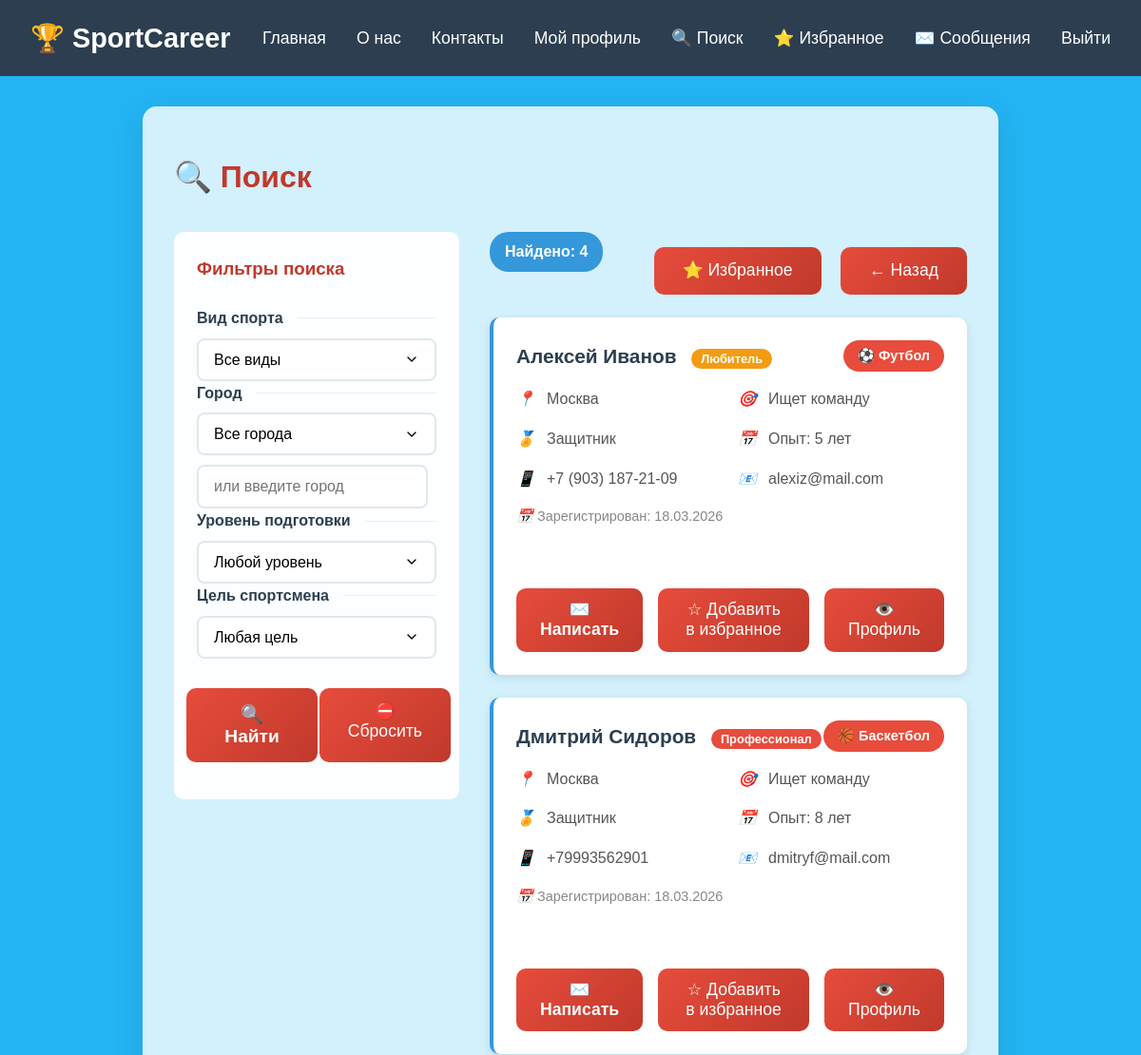
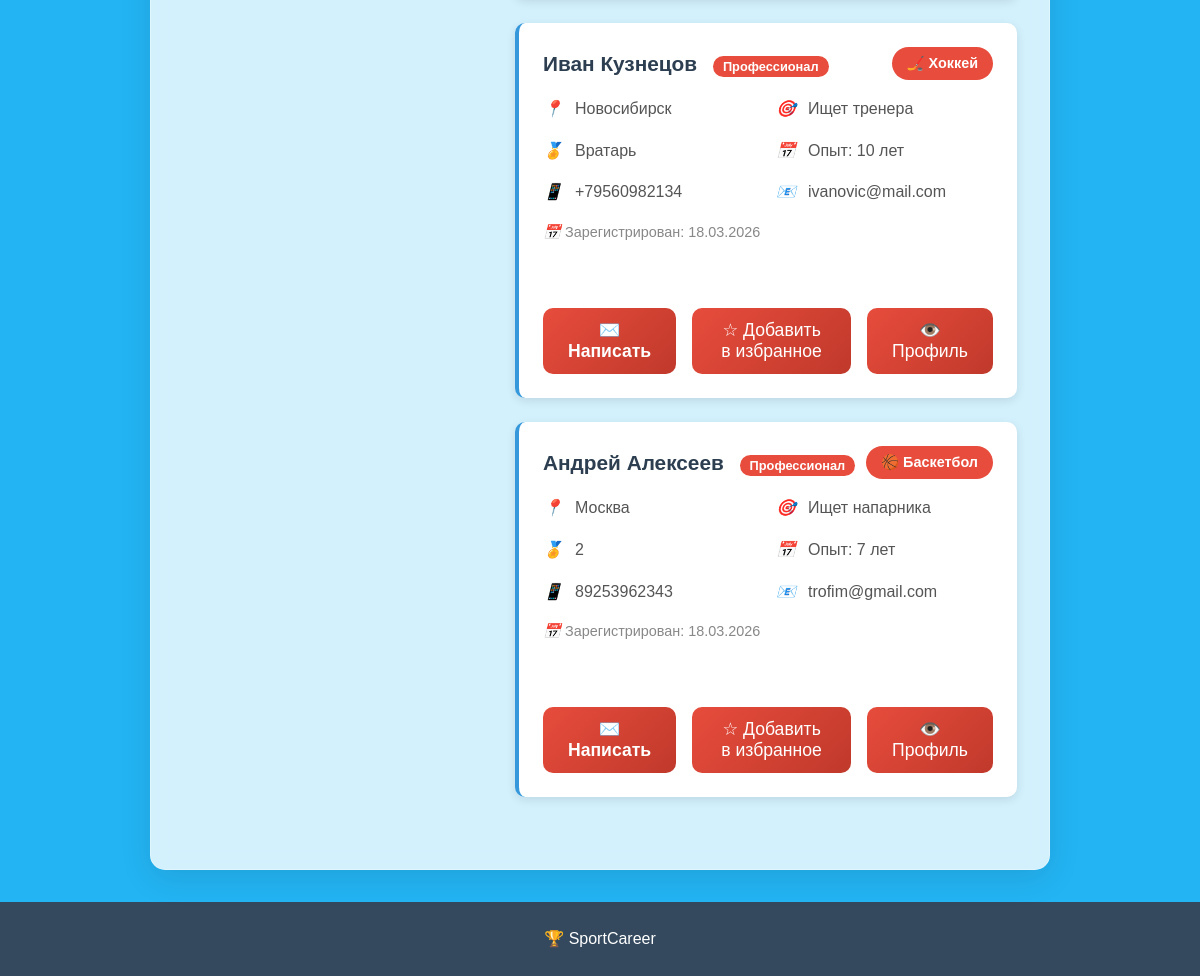
Page /search (signed in) on the committed database (2 pictures, top to bottom).
### app.py (models this page shows, shortened)
class User(db.Model):
    id = db.Column(db.Integer, primary_key=True)
    name = db.Column(db.String(100), nullable=False)
    surname = db.Column(db.String(100), nullable=False)
    email = db.Column(db.String(120), unique=True, nullable=False)
    phone = db.Column(db.String(20))
    password_hash = db.Column(db.String(200), nullable=False)
    sport = db.Column(db.String(50))
    position = db.Column(db.String(100))
    experience = db.Column(db.Integer, default=0)
    level = db.Column(db.String(50))
    city = db.Column(db.String(100))
    goals = db.Column(db.String(100))
    about = db.Column(db.Text, default='')
    created_at = db.Column(db.DateTime, default=datetime.utcnow)
    profile_type = db.Column(db.String(20), default='seeker')
    sent_messages = db.relationship('Message', foreign_keys='Message.sender_id', backref='sender', lazy='dynamic')
    received_messages = db.relationship('Message', foreign_keys='Message.receiver_id', backref='receiver', lazy='dynamic')

### app.py (the view)
@app.route('/search', methods=['GET', 'POST'])
def search_users():
    if 'user_id' not in session:
        flash('❌ Для поиска необходимо войти в систему', 'error')
        return redirect(url_for('login'))
    current_user = User.query.get(session['user_id'])
    if not current_user:
        flash('❌ Пользователь не найден', 'error')
        return redirect(url_for('login'))
    if current_user.profile_type == 'volunteer':
        search_profile_type = 'seeker'
        search_title = "Поиск"
    else:
        search_profile_type = 'volunteer'
        search_title = "Поиск"
    sport = request.args.get('sport', '')
    city = request.args.get('city', '')
    level = request.args.get('level', '')
    goals = request.args.get('goals', '')
    city_custom = request.args.get('city_custom', '')
    if city_custom and not city:
        city = city_custom
    query = User.query.filter(
        User.id != session['user_id'],
        User.profile_type == search_profile_type
    )
    if sport:
        query = query.filter(User.sport == sport)
    if city:
        query = query.filter(User.city.ilike(f'%{city}%'))
    if level:
        query = query.filter(User.level == level)
    if goals:
        query = query.filter(User.goals == goals)
    users = query.all()
    cities = db.session.query(User.city).filter(User.profile_type == search_profile_type).distinct().all()
    sports = db.session.query(User.sport).filter(User.profile_type == search_profile_type).distinct().all()
    favorite_ids = []
    if 'user_id' in session:
        favorites = Favorite.query.filter_by(user_id=session['user_id']).all()
        favorite_ids = [fav.favorite_user_id for fav in favorites]
    return render_template('search.html',
                         users=users,
                         cities=[c[0] for c in cities if c[0]],
                         sports=[s[0] for s in sports if s[0]],
                         search_title=search_title,
                         current_user=current_user,
                         favorite_ids=favorite_ids,
                         search_params={
                             'sport': sport,
                             'city': city,
                             'level': level,
                             'goals': goals
                         })

### templates/search.html (shortened to what this page needs)
<!DOCTYPE html>
<html lang="ru">
<head>
    <link rel="stylesheet" href="/static/style.css">
</head>
<body class="page-sport">
    <header>
        <nav>
            <a href="/" class="logo-link">
                <div class="logo-text">🏆 SportCareer</div>
            </a>
            <ul>
                <li><a href="/">Главная</a></li>
                <li><a href="/about">О нас</a></li>
                <li><a href="/contact">Контакты</a></li>
                {% if session.user_id %}
                    <li><a href="/profile" style="color: #3498db;">Мой профиль</a></li>
                    <li><a href="/search" style="color: #e74c3c; font-weight: bold;">🔍 Поиск</a></li>
                    <li><a href="/favorites" style="color: #f39c12; font-weight: bold;">⭐ Избранное</a></li>
                    <li><a href="/messages" style="color: #2ecc71; font-weight: bold;">✉️ Сообщения</a></li>
                    <li><a href="/logout" style="color: #e74c3c;">Выйти</a></li>
                {% else %}
                    <li><a href="/login" style="color: #2ecc71;">Войти</a></li>
                {% endif %}
            </ul>
        </nav>
    </header>
    <main>
        <div class="content-block">
            {% if search_title %}
                <h1 style="margin-bottom: 0.5rem;">🔍 {{ search_title }}</h1>
            {% else %}
                <h1 style="margin-bottom: 0.5rem;">🔍 Поиск спортсменов</h1>
            {% endif %}
            <div class="search-container">
                <div class="filters-sidebar">
                    <h3 style="margin-bottom: 1.5rem;">Фильтры поиска</h3>
                    <form method="GET" action="/search" id="search-form">
                        <div class="form-group">
                            <label class="form-label">Вид спорта</label>
                            <select class="form-input" name="sport">
                                <option value="">Все виды</option>
                            </select>
                        </div>
                        <div class="form-group">
                            <label class="form-label">Город</label>
                            <select class="form-input" name="city">
                                <option value="">Все города</option>
                            </select>
                            <div style="margin-top: 5px;">
                                <input type="text" class="form-input" name="city_custom" placeholder="или введите город"
                                       style="margin-top: 5px;" value="{% if search_params.city and search_params.city not in cities %}{{ search_params.city }}{% endif %}">
                            </div>
                        </div>
                        <div class="form-group">
                            <label class="form-label">Уровень подготовки</label>
                            <select class="form-input" name="level">
                                <option value="">Любой уровень</option>
                            </select>
                        </div>
                        <div class="form-group">
                            <label class="form-label">Цель спортсмена</label>
                            <select class="form-input" name="goals">
                                <option value="">Любая цель</option>
                            </select>
                        </div>
                        <div style="display: flex; gap: 2px; margin:15px; justify-content: flex-end; width: 100%;">
                            <button type="submit" class="submit-btn" style="flex: 1;">
                                🔍 Найти
                            </button>
                            <a href="/search" class="back-btn" style="background-color: #95a5a6; text-decoration: none; padding: 14px 30px; display: inline-block; border-radius: 10px; color: white; text-align: center;">
                                ⛔ Сбросить
                            </a>
                        </div>
                    </form>
                </div>
                <div class="results-section">
                    <div style="display: flex; justify-content: space-between; align-items: center; margin-bottom: 1.5rem;">
                        <div>
                            <span class="results-count">Найдено: {{ users|length }}</span>
                        </div>
                        <div>
                            <a href="/favorites" class="back-btn" style="background-color: #f39c12; margin-right: 1rem;">
                                ⭐ Избранное
                            </a>
                            <a href="/find_person" class="back-btn" style="background-color: #95a5a6;">
                                ← Назад
                            </a>
                        </div>
                    </div>
                    {% if users %}
                        {% for user in users %}
                        <div class="user-card">
                            <div class="user-header">
                                <div class="user-name">
                                    {{ user.name }} {{ user.surname }}
                                    {% if user.level %}
                                        <span class="level-badge level-{{ user.level }}">
                                            {% if user.level == 'beginner' %}Начинающий
                                            {% elif user.level == 'amateur' %}Любитель
                                            {% elif user.level == 'professional' %}Профессионал
                                            {% endif %}
                                        </span>
                                    {% endif %}
                                </div>
                                <div class="user-sport">
                                    {% if user.sport == 'football' %}⚽ Футбол
                                    {% elif user.sport == 'basketball' %}🏀 Баскетбол
                                    {% elif user.sport == 'volleyball' %}🏐 Волейбол
                                    {% elif user.sport == 'hockey' %}🏒 Хоккей
                                    {% elif user.sport == 'tennis' %}🎾 Теннис
                                    {% elif user.sport == 'other' %}🤸 Другой
                                    {% else %}{{ user.sport }}
                                    {% endif %}
                                </div>
                            </div>
                            <div class="user-details">
                                <div class="detail-item">
                                    <i>📍</i>
                                    <span>{{ user.city }}</span>
                                </div>
                                <div class="detail-item">
                                    <i>🎯</i>
                                    <span>
                                        {% if user.goals == 'team' %}Ищет команду
                                        {% elif user.goals == 'partner' %}Ищет напарника
                                        {% elif user.goals == 'coach' %}Ищет тренера
                                        {% elif user.goals == 'participant' %}Ищет участника
                                        {% else %}{{ user.goals }}
                                        {% endif %}
                                    </span>
                                </div>
                                {% if user.position %}
                                <div class="detail-item">
                                    <i>🏅</i>
                                    <span>{{ user.position }}</span>
                                </div>
                                {% endif %}
                                {% if user.experience %}
                                <div class="detail-item">
                                    <i>📅</i>
                                    <span>Опыт: {{ user.experience }} лет</span>
                                </div>
                                {% endif %}
                                {% if user.phone %}
                                <div class="detail-item">
                                    <i>📱</i>
                                    <span>{{ user.phone }}</span>
                                </div>
                                {% endif %}
                                <div class="detail-item">
                                    <i>📧</i>
                                    <span>{{ user.email }}</span>
                                </div>
                            </div>
                            {% if user.created_at %}
                            <div style="color: #888; font-size: 0.9rem; margin-top: 0.5rem;">
                                <i>📅</i> Зарегистрирован: {{ user.created_at.strftime('%d.%m.%Y') }}
                            </div>
                            {% endif %}
                            <div class="user-actions">
                                <a href="/messages/{{ user.id }}" class="submit-btn" style="padding: 10px 20px; text-decoration: none; display: inline-block;">
                                    ✉️ Написать
                                </a>
                                {% if user.id in favorite_ids %}
                                    <button class="back-btn" onclick="removeFromFavorites('{{ user.id }}')"
                                            style="background-color: #f39c12; padding: 10px 20px; color: white;">
                                        ⭐ В избранном
                                    </button>
                                {% else %}
                                    <button class="back-btn" onclick="addToFavorites('{{ user.id }}')"
                                            style="background-color: #f1c40f; padding: 10px 20px; color: #333; font-weight: bold;">
                                        ☆ Добавить в избранное
                                    </button>
                                {% endif %}
                                <a href="/profile/{{ user.id }}" class="back-btn" style="background-color: #3498db; padding: 10px 20px; text-decoration: none;">
                                    👁️ Профиль
                                </a>
                            </div>
                        </div>
                        {% endfor %}
                    {% endif %}
                </div>
            </div>
        </div>
    </main>
    <footer>
        <p>🏆 SportCareer</p>
    </footer>
</body>
</html>

### rows in the picture
User: name "Алексей", surname "Иванов", level "Любитель", sport "⚽ Футбол", city "Москва", goals "Ищет команду", position "Защитник", experience "5", phone "+7 (903) 187-21-09", email "alexiz@mail.com", created_at "18.03.2026"
User: name "Дмитрий", surname "Сидоров", level "Профессионал", sport "🏀 Баскетбол", city "Москва", goals "Ищет команду", position "Защитник", experience "8", phone "+79993562901", email "dmitryf@mail.com", created_at "18.03.2026"
User: name "Иван", surname "Кузнецов", level "Профессионал", sport "🏒 Хоккей", city "Новосибирск", goals "Ищет тренера", position "Вратарь", experience "10", phone "+79560982134", email "ivanovic@mail.com", created_at "18.03.2026"
User: name "Андрей", surname "Алексеев", level "Профессионал", sport "🏀 Баскетбол", city "Москва", goals "Ищет напарника", position "2", experience "7", phone "89253962343", email "trofim@gmail.com", created_at "18.03.2026"

### other values in the picture
{{ search_title }} "Поиск"
{{ users|length }} "4"
